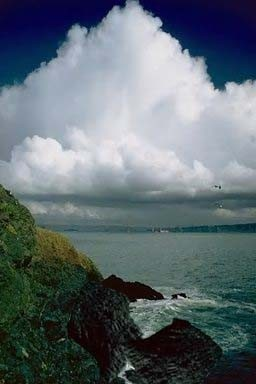
#> input picture resaved_image.jpg, 256 x 384 px
$ python ela.py resaved_image.jpg 5
#> lines starting #> are read from the running program, lines starting #| are printed output that depends on the picture
import os, sys
from PIL import Image, ImageChops, ImageEnhance

# converts input image to ela applied image
def convert_to_ela_image(path, quality):

#> called with path = 'resaved_image.jpg', quality = 5
    original_image = Image.open(path).convert("RGB")
#> original_image is the input picture: PIL image 256x384 RGB; mean R, G, B 95.2, 106.8, 113

    # resaving input image at the desired quality
    resaved_file_name = "resaved_image.jpg"  # predefined filename for resaved image
    original_image.save(resaved_file_name, "JPEG", quality=quality)
    resaved_image = Image.open(resaved_file_name)
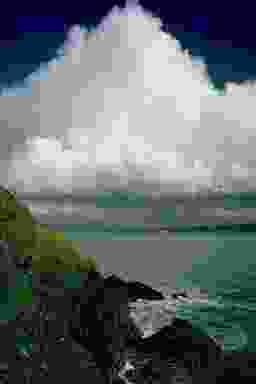
#> resaved_image: PIL image 256x384 RGB; mean R, G, B 98.8, 106.1, 108.2

    # pixel difference between original and resaved image
    ela_image = ImageChops.difference(original_image, resaved_image)
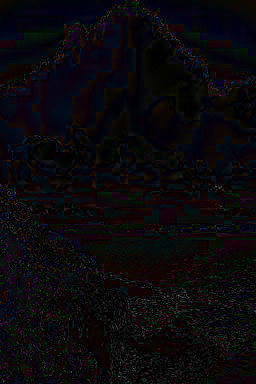
#> ela_image: PIL image 256x384 RGB; mean R, G, B 10.8, 8.9, 12.1

    # scaling factors are calculated from pixel extremas
    extrema = ela_image.getextrema()
#> extrema = ((0, 117), (0, 115), (0, 118))
    max_difference = max([pix[1] for pix in extrema])
#> max_difference = 118
    if max_difference == 0:
        max_difference = 1
    scale = 350.0 / max_difference
#> scale = 2.97

    # enhancing elaimage to brighten the pixels
    ela_image = ImageEnhance.Brightness(ela_image).enhance(scale)
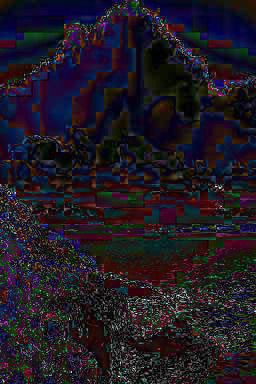
#> ela_image: PIL image 256x384 RGB; mean R, G, B 31.5, 25.6, 35.4

    ela_image.save("ela_image.png")
    return ela_image


if __name__ == "__main__":
    file_path = sys.argv[1]
    quality = int(sys.argv[2])
    convert_to_ela_image(file_path, quality).show()
